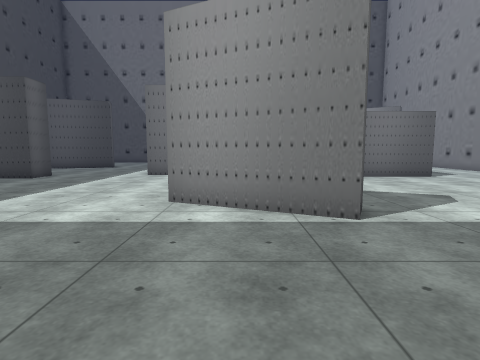
View 1 (above)

16 first-person views from a walk through a 3-D level made in the Unity game engine. The camera is 1.2 m above the floor, tilts 6° down and sees 80° across. The floor is counted in squares, 1 m on a side. Each view is taken from the middle of a square. On the plan, view 1 faces up. The plan holds only what a view shows up to about 13 squares ahead; the rest is blank. Some surface patterns are stand-ins.

View 2
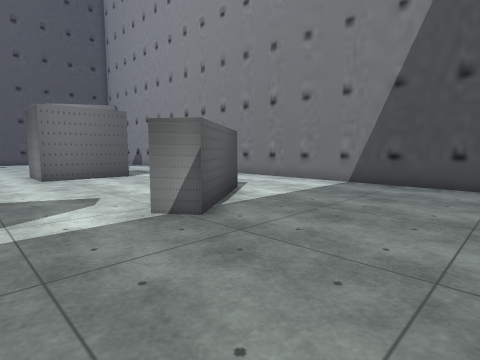

View 3
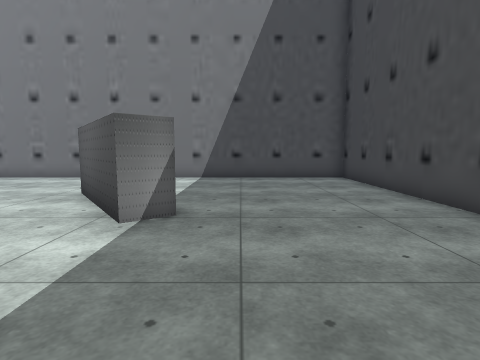

View 4
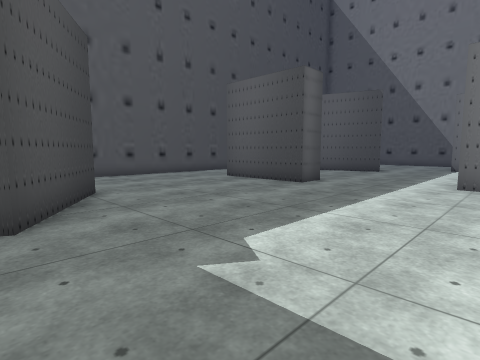

View 5
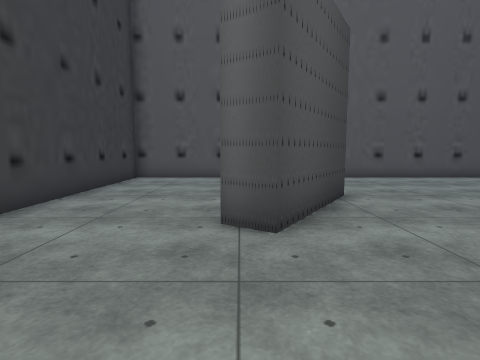

View 6
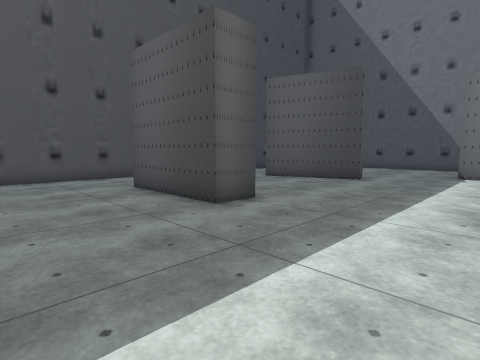

View 7
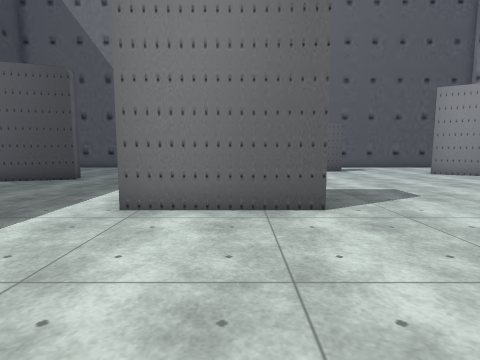

View 8
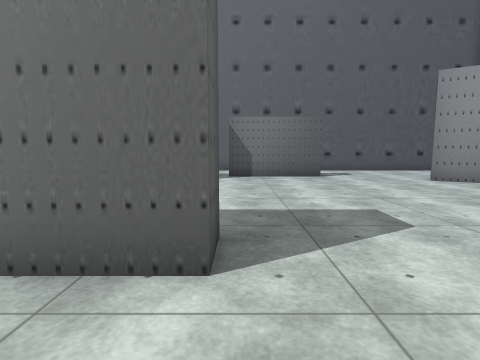

View 9
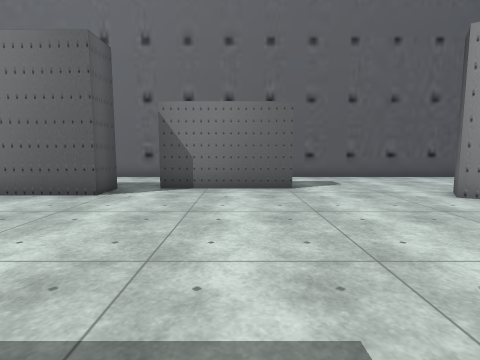

View 10
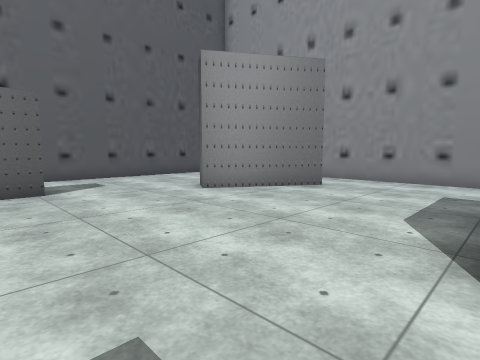

View 11
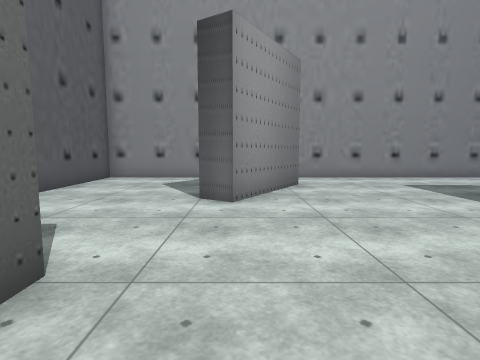

View 12
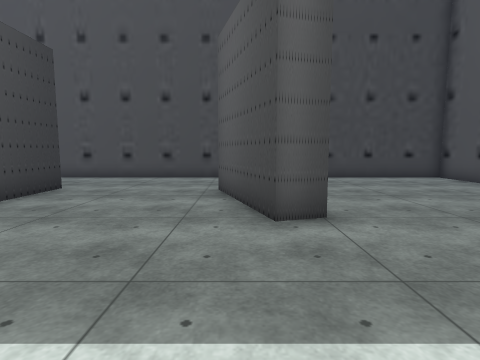

View 13
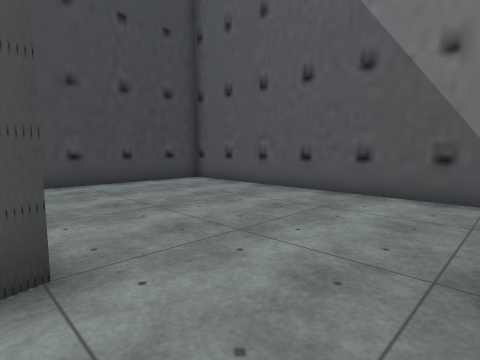

View 14
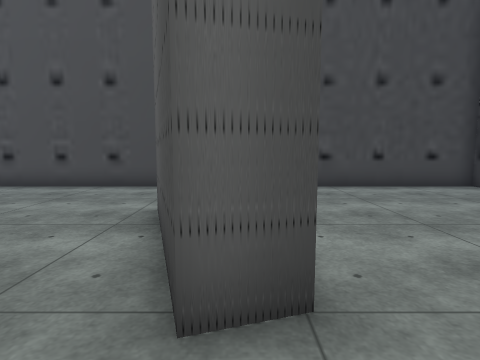

View 15
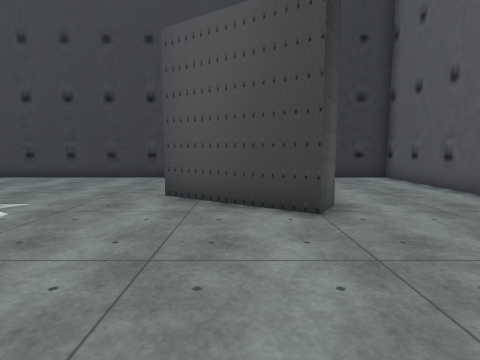

View 16
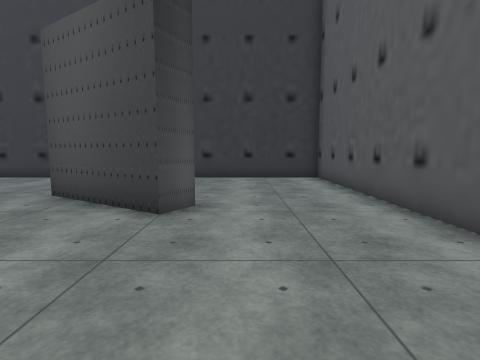

### Floor plan
Points are (right, up) in squares from view 1. A wall is a line through its corners. A room is listed if a view was taken in it or the views show most of it. See-through windows are left out.
Room 1 (views 1, 2, 3, 4, 5, 6, 7, 8, 9, 10, 11, 12, 13, 14, 15, 16)
walls: (-0.3, 15) (-0.3, 13.6) (-4.5, 13.6); (-8.8, 13.5) (-8.8, 12.1) (-13, 12.1); (2.5, 5.8) (2.1, 4.8) (-1.7, 6.6); (-9, 20.6) (-8.7, 19.6) (-12.7, 18.3); (8.8, 12.8) (5.3, 12.8) (5.3, 15.2); (-1.8, 23.9) (-1.8, 22.5) (-6, 22.5); (-13, 13.4) (-10.6, 13.4); (3.8, 23.9) (-0.5, 23.9); (-12.1, 4.9) (-11.5, 5.8) (-8, 3.5) (-8.6, 2.6); (9.5, 6.6) (6.2, 4.2) (5.6, 5) (8.9, 7.4); (-1.5, 27.7) (-3.5, 27.7); (11, 19.9) (7.5, 22.2) (8.1, 23.1); (-6.8, -1.5) (0.5, -1.5); (-16.4, 18.1) (-16.4, -1.5) (-9.2, -1.5); (-6.6, 27.7) (-16.4, 27.7) (-16.4, 21.9); (13.5, 9.9) (13.5, 21.4); (6.2, -1.5) (13.5, -1.5) (13.5, 8); (13.5, 23.8) (13.5, 27.7) (4.2, 27.7)

Positions as (right, up) in squares from view 1, and headings:
1: (0, 0), facing up
2: (3, 0), facing up-right
3: (1, 3), facing right
4: (-3, 3), facing up-left
5: (-4, 3), facing left
6: (-4, 8), facing up-left
7: (-2, 8), facing up
8: (0, 11), facing up
9: (2, 15), facing up
10: (2, 15), facing up-right
11: (1, 22), facing right
12: (-4, 19), facing left
13: (-6, 20), facing up-left
14: (-7, 20), facing left
15: (-10, 11), facing down
16: (-13, 11), facing down
